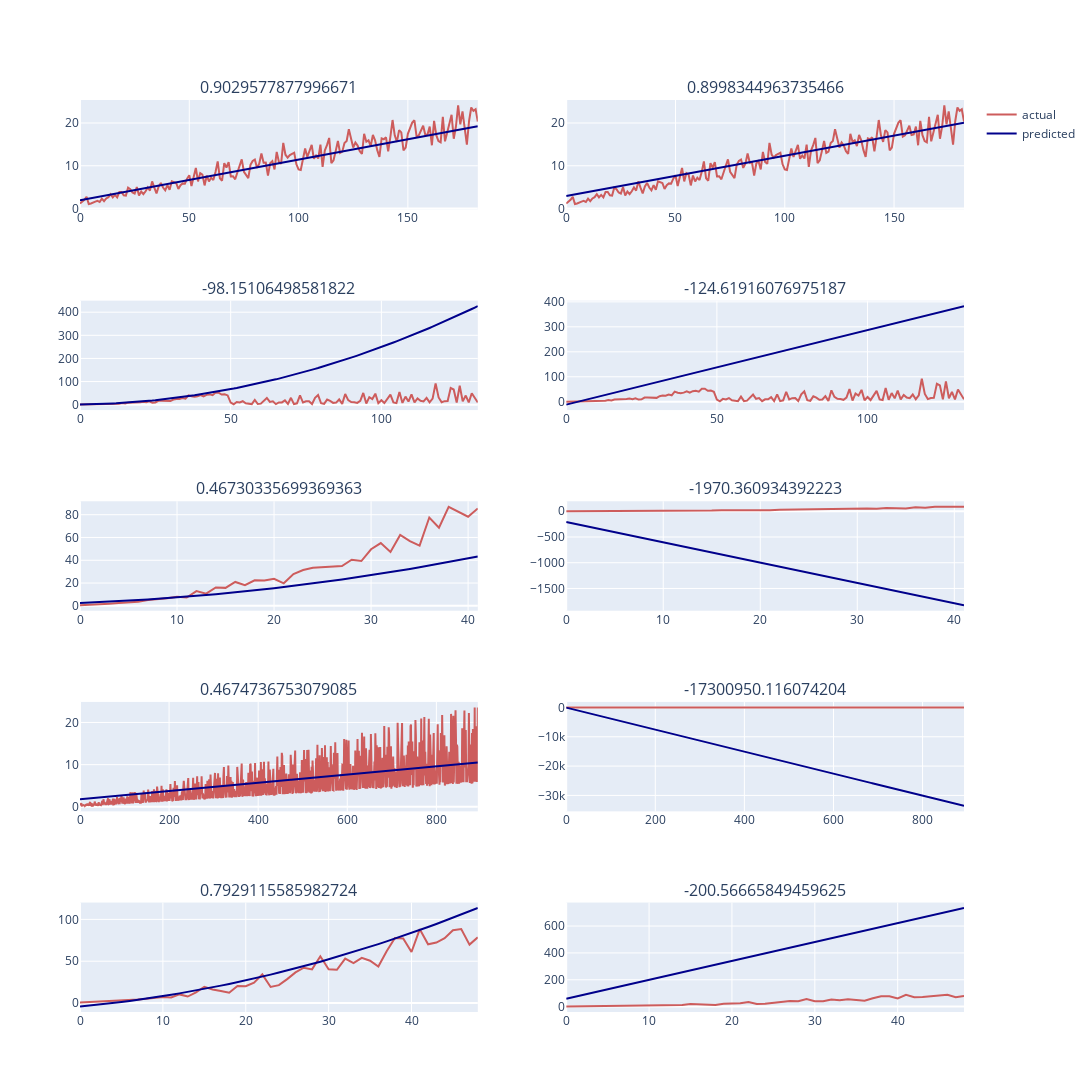

Write notebook code for a chart like this one.
### Code cell
fig = make_subplots(
    rows=len(keys), cols=2,
    subplot_titles=[
        x for sl in [[r2_score(*oclman_scores[k]), r2_score(*oclbase_scores[k])] for k in keys] for x in sl
        
    ]
)

for i in range(len(keys)):
    y_true, y_pred = tuple(map(lambda x : x.reshape(-1), oclman_scores[keys[i]]))
    x = np.arange(len(y_true))
    fig.add_trace(
        go.Scatter(x=x, y=y_true, marker_color='indianred', showlegend=False),
        row=i+1, col=1
    )
    fig.add_trace(
        go.Scatter(x=x, y=y_pred, marker_color='darkblue', showlegend=False),
        row=i+1, col=1
    )
    y_true, y_pred = tuple(map(lambda x : x.reshape(-1), oclbase_scores[keys[i]]))
    x = np.arange(len(y_true))
    fig.add_trace(
        go.Scatter(x=x, y=y_true, marker_color='indianred', name='actual', showlegend=i==len(keys)-1),
        row=i+1, col=2
    )
    fig.add_trace(
        go.Scatter(x=x, y=y_pred, marker_color='darkblue', name='predicted', showlegend=i==len(keys)-1),
        row=i+1, col=2
    )

fig.update_layout(
    autosize=False,
    height=4000,
    width=1200
)

fig.show()

### Figure 1 — Plotly figure (JSON) as saved in the notebook; plotly's stock layout.template omitted (floating-point values rounded to 4 significant figures; data arrays with more than 128 entries replaced by an {"elided": "..."} marker saying what was removed)
{"data": [{"marker": {"color": "indianred"}, "showlegend": false, "type": "scatter", "x": {"elided": "183 int values"}, "xaxis": "x", "y": {"elided": "183 float values"}, "yaxis": "y"}, {"marker": {"color": "darkblue"}, "showlegend": false, "type": "scatter", "x": {"elided": "183 int values"}, "xaxis": "x", "y": {"elided": "183 float values"}, "yaxis": "y"}, {"marker": {"color": "indianred"}, "name": "actual", "showlegend": false, "type": "scatter", "x": {"elided": "183 int values"}, "xaxis": "x2", "y": {"elided": "183 float values"}, "yaxis": "y2"}, {"marker": {"color": "darkblue"}, "name": "predicted", "showlegend": false, "type": "scatter", "x": {"elided": "183 int values"}, "xaxis": "x2", "y": {"elided": "183 float values"}, "yaxis": "y2"}, {"marker": {"color": "indianred"}, "showlegend": false, "type": "scatter", "x": {"elided": "133 int values"}, "xaxis": "x3", "y": {"elided": "133 float values"}, "yaxis": "y3"}, {"marker": {"color": "darkblue"}, "showlegend": false, "type": "scatter", "x": {"elided": "133 int values"}, "xaxis": "x3", "y": {"elided": "133 float values"}, "yaxis": "y3"}, {"marker": {"color": "indianred"}, "name": "actual", "showlegend": false, "type": "scatter", "x": {"elided": "133 int values"}, "xaxis": "x4", "y": {"elided": "133 float values"}, "yaxis": "y4"}, {"marker": {"color": "darkblue"}, "name": "predicted", "showlegend": false, "type": "scatter", "x": {"elided": "133 int values"}, "xaxis": "x4", "y": {"elided": "133 float values"}, "yaxis": "y4"}, {"marker": {"color": "indianred"}, "showlegend": false, "type": "scatter", "x": [0, 1, 2, 3, 4, 5, 6, 7, 8, 9, 10, 11, 12, 13, 14, 15, 16, 17, 18, 19, 20, 21, 22, 23, 24, 25, 26, 27, 28, 29, 30, 31, 32, 33, 34, 35, 36, 37, 38, 39, 40, 41], "xaxis": "x5", "y": [0.5082, 0.8042, 1.093, 1.897, 2.379, 2.716, 3.641, 5.15, 5.722, 6.652, 8.051, 7.307, 12.9, 10.68, 16.14, 15.76, 20.96, 18.08, 22.46, 22.18, 23.66, 19.75, 27.91, 31.4, 33.43, 33.88, 33.91, 34.99, 40.52, 39.31, 49.65, 55.08, 47.32, 62.17, 56.73, 52.81, 77.53, 68.58, 86.98, 82.94, 78.26, 85.47], "yaxis": "y5"}, {"marker": {"color": "darkblue"}, "showlegend": false, "type": "scatter", "x": [0, 1, 2, 3, 4, 5, 6, 7, 8, 9, 10, 11, 12, 13, 14, 15, 16, 17, 18, 19, 20, 21, 22, 23, 24, 25, 26, 27, 28, 29, 30, 31, 32, 33, 34, 35, 36, 37, 38, 39, 40, 41], "xaxis": "x5", "y": [2.547, 2.875, 3.236, 3.63, 4.058, 4.519, 5.014, 5.542, 6.103, 6.698, 7.326, 7.988, 8.682, 9.411, 10.17, 10.97, 11.8, 12.66, 13.55, 14.48, 15.44, 16.44, 17.47, 18.53, 19.62, 20.75, 21.91, 23.11, 24.34, 25.6, 26.9, 28.22, 29.59, 30.98, 32.41, 33.87, 35.37, 36.9, 38.46, 40.06, 41.69, 43.35], "yaxis": "y5"}, {"marker": {"color": "indianred"}, "name": "actual", "showlegend": false, "type": "scatter", "x": [0, 1, 2, 3, 4, 5, 6, 7, 8, 9, 10, 11, 12, 13, 14, 15, 16, 17, 18, 19, 20, 21, 22, 23, 24, 25, 26, 27, 28, 29, 30, 31, 32, 33, 34, 35, 36, 37, 38, 39, 40, 41], "xaxis": "x6", "y": [0.5082, 0.8042, 1.093, 1.897, 2.379, 2.716, 3.641, 5.15, 5.722, 6.652, 8.051, 7.307, 12.9, 10.68, 16.14, 15.76, 20.96, 18.08, 22.46, 22.18, 23.66, 19.75, 27.91, 31.4, 33.43, 33.88, 33.91, 34.99, 40.52, 39.31, 49.65, 55.08, 47.32, 62.17, 56.73, 52.81, 77.53, 68.58, 86.98, 82.94, 78.26, 85.47], "yaxis": "y6"}, {"marker": {"color": "darkblue"}, "name": "predicted", "showlegend": false, "type": "scatter", "x": [0, 1, 2, 3, 4, 5, 6, 7, 8, 9, 10, 11, 12, 13, 14, 15, 16, 17, 18, 19, 20, 21, 22, 23, 24, 25, 26, 27, 28, 29, 30, 31, 32, 33, 34, 35, 36, 37, 38, 39, 40, 41], "xaxis": "x6", "y": [-211.0, -250.4, -289.8, -329.2, -368.6, -408.0, -447.4, -486.7, -526.1, -565.5, -604.9, -644.3, -683.7, -723.1, -762.4, -801.8, -841.2, -880.6, -920.0, -959.4, -998.7, -1038.0, -1078.0, -1117.0, -1156.0, -1196.0, -1235.0, -1274.0, -1314.0, -1353.0, -1393.0, -1432.0, -1471.0, -1511.0, -1550.0, -1590.0, -1629.0, -1668.0, -1708.0, -1747.0, -1786.0, -1826.0], "yaxis": "y6"}, {"marker": {"color": "indianred"}, "showlegend": false, "type": "scatter", "x": {"elided": "894 int values"}, "xaxis": "x7", "y": {"elided": "894 float values"}, "yaxis": "y7"}, {"marker": {"color": "darkblue"}, "showlegend": false, "type": "scatter", "x": {"elided": "894 int values"}, "xaxis": "x7", "y": {"elided": "894 float values"}, "yaxis": "y7"}, {"marker": {"color": "indianred"}, "name": "actual", "showlegend": false, "type": "scatter", "x": {"elided": "894 int values"}, "xaxis": "x8", "y": {"elided": "894 float values"}, "yaxis": "y8"}, {"marker": {"color": "darkblue"}, "name": "predicted", "showlegend": false, "type": "scatter", "x": {"elided": "894 int values"}, "xaxis": "x8", "y": {"elided": "894 float values"}, "yaxis": "y8"}, {"marker": {"color": "indianred"}, "showlegend": false, "type": "scatter", "x": [0, 1, 2, 3, 4, 5, 6, 7, 8, 9, 10, 11, 12, 13, 14, 15, 16, 17, 18, 19, 20, 21, 22, 23, 24, 25, 26, 27, 28, 29, 30, 31, 32, 33, 34, 35, 36, 37, 38, 39, 40, 41, 42, 43, 44, 45, 46, 47, 48], "xaxis": "x9", "y": [0.6102, 1.097, 1.276, 1.773, 2.181, 3.37, 3.905, 4.292, 5.112, 5.888, 7.297, 6.703, 10.34, 7.801, 12.81, 19.48, 16.26, 14.53, 12.29, 20.38, 20.12, 24.33, 34.26, 19.25, 21.41, 28.57, 36.64, 42.25, 40.24, 55.87, 40.44, 39.75, 53.2, 47.68, 53.99, 50.55, 43.64, 61.85, 77.69, 77.26, 61.01, 88.34, 70.24, 72.34, 77.5, 86.97, 88.44, 69.87, 78.6], "yaxis": "y9"}, {"marker": {"color": "darkblue"}, "showlegend": false, "type": "scatter", "x": [0, 1, 2, 3, 4, 5, 6, 7, 8, 9, 10, 11, 12, 13, 14, 15, 16, 17, 18, 19, 20, 21, 22, 23, 24, 25, 26, 27, 28, 29, 30, 31, 32, 33, 34, 35, 36, 37, 38, 39, 40, 41, 42, 43, 44, 45, 46, 47, 48], "xaxis": "x9", "y": [-4.151, -3.19, -2.166, -1.079, 0.0724, 1.287, 2.565, 3.906, 5.311, 6.78, 8.312, 9.907, 11.57, 13.29, 15.07, 16.92, 18.84, 20.81, 22.85, 24.96, 27.12, 29.35, 31.65, 34.01, 36.43, 38.91, 41.46, 44.07, 46.75, 49.48, 52.29, 55.15, 58.08, 61.07, 64.13, 67.25, 70.43, 73.68, 76.99, 80.36, 83.8, 87.3, 90.86, 94.49, 98.18, 101.9, 105.8, 109.6, 113.6], "yaxis": "y9"}, {"marker": {"color": "indianred"}, "name": "actual", "showlegend": true, "type": "scatter", "x": [0, 1, 2, 3, 4, 5, 6, 7, 8, 9, 10, 11, 12, 13, 14, 15, 16, 17, 18, 19, 20, 21, 22, 23, 24, 25, 26, 27, 28, 29, 30, 31, 32, 33, 34, 35, 36, 37, 38, 39, 40, 41, 42, 43, 44, 45, 46, 47, 48], "xaxis": "x10", "y": [0.6102, 1.097, 1.276, 1.773, 2.181, 3.37, 3.905, 4.292, 5.112, 5.888, 7.297, 6.703, 10.34, 7.801, 12.81, 19.48, 16.26, 14.53, 12.29, 20.38, 20.12, 24.33, 34.26, 19.25, 21.41, 28.57, 36.64, 42.25, 40.24, 55.87, 40.44, 39.75, 53.2, 47.68, 53.99, 50.55, 43.64, 61.85, 77.69, 77.26, 61.01, 88.34, 70.24, 72.34, 77.5, 86.97, 88.44, 69.87, 78.6], "yaxis": "y10"}, {"marker": {"color": "darkblue"}, "name": "predicted", "showlegend": true, "type": "scatter", "x": [0, 1, 2, 3, 4, 5, 6, 7, 8, 9, 10, 11, 12, 13, 14, 15, 16, 17, 18, 19, 20, 21, 22, 23, 24, 25, 26, 27, 28, 29, 30, 31, 32, 33, 34, 35, 36, 37, 38, 39, 40, 41, 42, 43, 44, 45, 46, 47, 48], "xaxis": "x10", "y": [58.77, 72.84, 86.92, 101.0, 115.1, 129.1, 143.2, 157.3, 171.4, 185.4, 199.5, 213.6, 227.7, 241.7, 255.8, 269.9, 284.0, 298.0, 312.1, 326.2, 340.3, 354.3, 368.4, 382.5, 396.6, 410.6, 424.7, 438.8, 452.9, 466.9, 481.0, 495.1, 509.2, 523.2, 537.3, 551.4, 565.5, 579.5, 593.6, 607.7, 621.8, 635.8, 649.9, 664.0, 678.1, 692.1, 706.2, 720.3, 734.4], "yaxis": "y10"}], "layout": {"annotations": [{"font": {"size": 16}, "showarrow": false, "text": "0.9029577877996671", "x": 0.225, "xanchor": "center", "xref": "paper", "y": 1, "yanchor": "bottom", "yref": "paper"}, {"font": {"size": 16}, "showarrow": false, "text": "0.8998344963735466", "x": 0.775, "xanchor": "center", "xref": "paper", "y": 1, "yanchor": "bottom", "yref": "paper"}, {"font": {"size": 16}, "showarrow": false, "text": "-98.15106498581822", "x": 0.225, "xanchor": "center", "xref": "paper", "y": 0.78, "yanchor": "bottom", "yref": "paper"}, {"font": {"size": 16}, "showarrow": false, "text": "-124.61916076975187", "x": 0.775, "xanchor": "center", "xref": "paper", "y": 0.78, "yanchor": "bottom", "yref": "paper"}, {"font": {"size": 16}, "showarrow": false, "text": "0.46730335699369363", "x": 0.225, "xanchor": "center", "xref": "paper", "y": 0.56, "yanchor": "bottom", "yref": "paper"}, {"font": {"size": 16}, "showarrow": false, "text": "-1970.360934392223", "x": 0.775, "xanchor": "center", "xref": "paper", "y": 0.56, "yanchor": "bottom", "yref": "paper"}, {"font": {"size": 16}, "showarrow": false, "text": "0.4674736753079085", "x": 0.225, "xanchor": "center", "xref": "paper", "y": 0.34, "yanchor": "bottom", "yref": "paper"}, {"font": {"size": 16}, "showarrow": false, "text": "-17300950.116074204", "x": 0.775, "xanchor": "center", "xref": "paper", "y": 0.34, "yanchor": "bottom", "yref": "paper"}, {"font": {"size": 16}, "showarrow": false, "text": "0.7929115585982724", "x": 0.225, "xanchor": "center", "xref": "paper", "y": 0.12, "yanchor": "bottom", "yref": "paper"}, {"font": {"size": 16}, "showarrow": false, "text": "-200.56665849459625", "x": 0.775, "xanchor": "center", "xref": "paper", "y": 0.12, "yanchor": "bottom", "yref": "paper"}], "autosize": false, "height": 4000, "width": 1200, "xaxis": {"anchor": "y", "domain": [0, 0.45]}, "xaxis10": {"anchor": "y10", "domain": [0.55, 1]}, "xaxis2": {"anchor": "y2", "domain": [0.55, 1]}, "xaxis3": {"anchor": "y3", "domain": [0, 0.45]}, "xaxis4": {"anchor": "y4", "domain": [0.55, 1]}, "xaxis5": {"anchor": "y5", "domain": [0, 0.45]}, "xaxis6": {"anchor": "y6", "domain": [0.55, 1]}, "xaxis7": {"anchor": "y7", "domain": [0, 0.45]}, "xaxis8": {"anchor": "y8", "domain": [0.55, 1]}, "xaxis9": {"anchor": "y9", "domain": [0, 0.45]}, "yaxis": {"anchor": "x", "domain": [0.88, 1]}, "yaxis10": {"anchor": "x10", "domain": [0, 0.12]}, "yaxis2": {"anchor": "x2", "domain": [0.88, 1]}, "yaxis3": {"anchor": "x3", "domain": [0.66, 0.78]}, "yaxis4": {"anchor": "x4", "domain": [0.66, 0.78]}, "yaxis5": {"anchor": "x5", "domain": [0.44, 0.56]}, "yaxis6": {"anchor": "x6", "domain": [0.44, 0.56]}, "yaxis7": {"anchor": "x7", "domain": [0.22, 0.34]}, "yaxis8": {"anchor": "x8", "domain": [0.22, 0.34]}, "yaxis9": {"anchor": "x9", "domain": [0, 0.12]}}}
